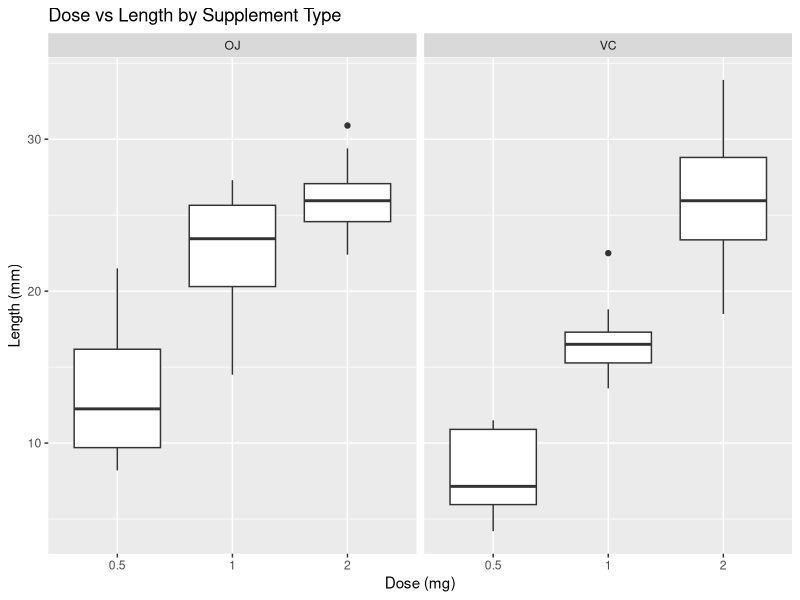

Reproduce this figure in R.
## ---- chunk 1
library(ggplot2)
library(dplyr)

data("ToothGrowth")
data <- as.data.frame(ToothGrowth)
summary(data)
## ---- chunk 2
sdoseoj <- select(filter(data, supp == "OJ" & dose==0.5),len)
sdosevc <- select(filter(data, supp == "VC" & dose==0.5),len)
smalltest <- t.test(sdoseoj,sdosevc,paired = FALSE,var.equal = FALSE)
smalltest
## ---- chunk 3
mdoseoj <- select(filter(data, supp == "OJ" & dose==1),len)
mdosevc <- select(filter(data, supp == "VC" & dose==1),len)
medtest <- t.test(mdoseoj,mdosevc,paired = FALSE,var.equal = FALSE)
medtest
## ---- chunk 4
ldoseoj <- select(filter(data, supp == "OJ" & dose==2),len)
ldosevc <- select(filter(data, supp == "VC" & dose==2),len)
largetest <- t.test(ldoseoj,ldosevc,paired = FALSE,var.equal = FALSE)
largetest
## ---- chunk 5
oj <- rbind(sdoseoj,mdoseoj,ldoseoj)
vc <- rbind(sdosevc,mdosevc,ldosevc)
ojvsvc <- t.test(oj,vc,paired = FALSE,var.equal = FALSE)
ojvsvc$conf.int
ojvsvc$p.value
## ---- chunk 6
ggplot(data, aes(x=factor(dose),y=len)) + geom_boxplot() + facet_grid(.~supp) + 
    labs(title="Dose vs Length by Supplement Type", y="Length (mm)", x="Dose (mg)")
